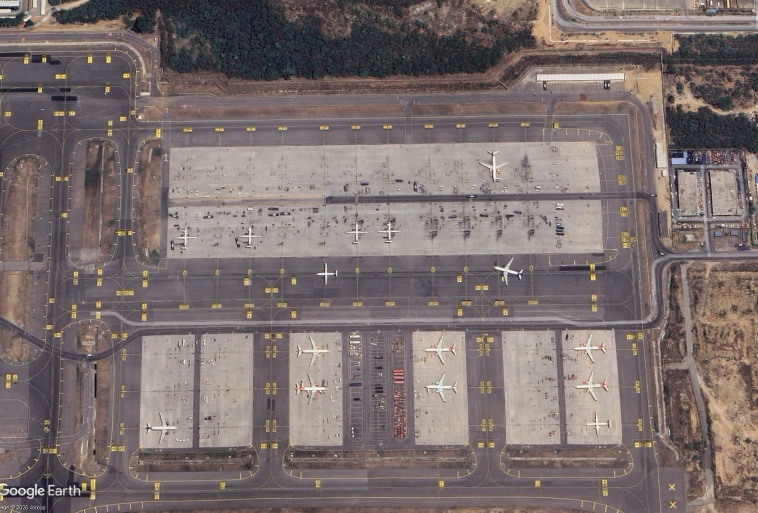
#> input picture Media/parking.jpg, 1516 x 1026 px (shown at 1/2 size)
$ python parking_setup.py --image ../../Media/parking.jpg
#> lines starting #> are read from the running program, lines starting #| are printed output that depends on the picture; after the words box and inside, x2 and y2 are one past the last pixel; in counts of white or black regions, pixels touching at a corner belong together
#> in __init__, self.img is the input picture: shape (1026, 1516, 3); mean B, G, R 109.4, 111.1, 122.8
### Code/Common/base_editor.py


import cv2
import json
import numpy as np
import os
from abc import ABC, abstractmethod
from typing import List, Dict, Any, Optional, Tuple


class BaseEditor(ABC):
    def __init__(self, window_name: str, image_path: str):
        self.window_name = window_name
        self.image_path = image_path

        self.img = cv2.imread(image_path)
        if self.img is None:
            raise FileNotFoundError(f"Image not found: {image_path}")

        self.orig_h, self.orig_w = self.img.shape[:2]
        self.window_w, self.window_h = self.orig_w, self.orig_h

        self.zoom = 1.0
        self.min_zoom = 0.5
        self.max_zoom = 5.0
        self.zoom_step = 0.2

        self.view_x = 0.0
        self.view_y = 0.0

        self.is_drawing = False
        self.start_x = 0
        self.start_y = 0
        self.last_x = 0
        self.last_y = 0
        self.mouse_x = 0
        self.mouse_y = 0
        self.dragging = False

        self.boxes: List[Tuple] = []
        self.current_box: Optional[Tuple] = None

        self.colors = [
            (0, 255, 0), (0, 165, 255), (255, 0, 0), (255, 255, 0),
            (255, 0, 255), (0, 255, 255), (128, 0, 128), (255, 128, 0)
        ]

        self.label_prefix = "B"

    def get_color(self, idx: int) -> Tuple:
        return self.colors[idx % len(self.colors)]

    def screen_to_image(self, sx: int, sy: int) -> Tuple[int, int]:
        real_x = int(self.view_x + sx / self.zoom)
        real_y = int(self.view_y + sy / self.zoom)
        return real_x, real_y

    # [17 lines left out: functions image_to_screen, clamp_view, get_box_coords, not called in this run]

    def is_point_in_box(self, px: int, py: int, box: Tuple) -> bool:
        x1, y1, x2, y2 = self.get_box_coords(box)
        return x1 <= px <= x2 and y1 <= py <= y2

    # [53 lines left out: function mouse_handler, not called in this run]

    def is_valid_box(self, x1: int, y1: int, x2: int, y2: int) -> bool:
        return abs(x2 - x1) > 10 and abs(y2 - y1) > 10

    def add_box(self, box: Tuple):
        self.boxes.append(box)

    @abstractmethod
    def on_draw_start(self, x: int, y: int):
        pass

    @abstractmethod
    def on_draw_move(self, x: int, y: int):
        pass

    @abstractmethod
    def on_box_added(self, box: Tuple):
        pass

    @abstractmethod
    def on_invalid_box(self):
        pass

    # [6 lines left out: function on_right_click, not called in this run]

    def on_delete(self, idx: int, box: Tuple):
        print(f"Deleted: {self.label_prefix}{idx + 1}")

    # [5 lines left out: function undo, not called in this run]

    def clear_all(self):
        self.boxes.clear()
        print("Cleared all boxes")

    # [7 lines left out: function draw_box, not called in this run]

    def draw_info_panel(self, display, extra_text: str = ""):
        panel_h = 100
        cv2.rectangle(display, (0, 0), (300, panel_h), (0, 0, 0), -1)
        cv2.putText(display, self.window_name.upper(), (10, 25),
                    cv2.FONT_HERSHEY_SIMPLEX, 0.6, (255, 255, 255), 2)
        cv2.putText(display, f"Boxes: {len(self.boxes)}", (10, 50),
                    cv2.FONT_HERSHEY_SIMPLEX, 0.5, (255, 255, 255), 1)
        cv2.putText(display, f"Zoom: {self.zoom:.1f}x", (10, 70),
                    cv2.FONT_HERSHEY_SIMPLEX, 0.5, (255, 255, 255), 1)
        img_x, img_y = self.screen_to_image(self.mouse_x, self.mouse_y)
        cv2.putText(display, f"Pos: ({img_x},{img_y})", (10, 90),
                    cv2.FONT_HERSHEY_SIMPLEX, 0.4, (200, 200, 200), 1)

        if extra_text:
            cv2.putText(display, extra_text, (310, 90),
                        cv2.FONT_HERSHEY_SIMPLEX, 0.4, (0, 255, 255), 1)

    def render(self, display):
        view_w = int(self.window_w / self.zoom)
        view_h = int(self.window_h / self.zoom)

        view_x_c = max(0, min(self.view_x, self.orig_w - view_w))
        view_y_c = max(0, min(self.view_y, self.orig_h - view_h))

        roi = self.img[int(view_y_c):int(view_y_c)+view_h, int(view_x_c):int(view_x_c)+view_w]
        if display is None:
            display = np.zeros((int(view_h * self.zoom), int(view_w * self.zoom), 3), dtype=np.uint8)
        else:
            display = cv2.resize(roi, (int(view_w * self.zoom), int(view_h * self.zoom)))

        for i, box in enumerate(self.boxes):
            color = self.get_color(i)
            self.draw_box(display, box, color, f"{self.label_prefix}{i+1}")

        if self.current_box:
            color = self.get_color(len(self.boxes))
            self.draw_box(display, self.current_box, color, f"{self.label_prefix}{len(self.boxes)+1}", 2)

        return display

    @abstractmethod
    def get_save_data(self) -> Dict[str, Any]:
        pass

    # [5 lines left out: function save, not called in this run]

    def run(self, save_path: str):
        cv2.namedWindow(self.window_name, cv2.WINDOW_NORMAL)
        cv2.resizeWindow(self.window_name, self.window_w, self.window_h)
        cv2.setMouseCallback(self.window_name, self.mouse_handler)

        self.print_instructions()

        while True:
            display = self.render(np.zeros((self.window_h, self.window_w, 3), dtype=np.uint8))
            extra = self.get_extra_info()
            self.draw_info_panel(display, extra)
#> in draw_info_panel, `cv2.putText(display, self.window_name.upper(), (10, 25), cv2.FONT_HERS..`:
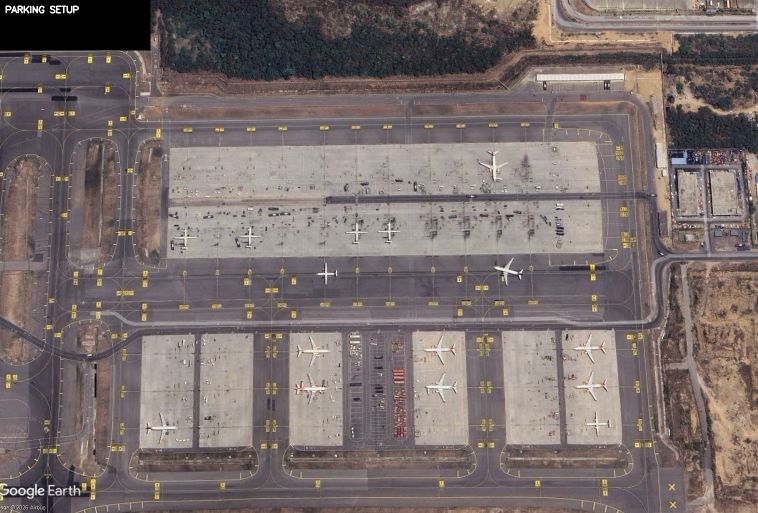
#> display: shape (1026, 1516, 3) (shown at 1/2 size); mean B, G, R 107.7, 109.4, 120.9
#> in draw_info_panel, `cv2.putText(display, f"Boxes: {len(self.boxes)}", (10, 50), cv2.FONT_H..`: display: shape (1026, 1516, 3); 0.01% of pixels changed, all inside (x1, y1, x2, y2) = (12, 40, 79, 51)
#> in draw_info_panel, `cv2.putText(display, f"Zoom: {self.zoom:.1f}x", (10, 70), cv2.FONT_HER..`: display: shape (1026, 1516, 3); mean B, G, R 107.7, 109.4, 120.9
#> in draw_info_panel, `cv2.putText(display, f"Pos: ({img_x},{img_y})", (10, 90), cv2.FONT_HER..`: display: shape (1026, 1516, 3); mean B, G, R 107.8, 109.4, 120.9

            cv2.imshow(self.window_name, display)
            key = cv2.waitKey(1) & 0xFF
#> (key Esc is pressed here)

            if key == 27:
                cv2.destroyAllWindows()
                exit()
#> (the program exits here)

$ run again, with Media/restricted.jpg copied over Media/parking.jpg
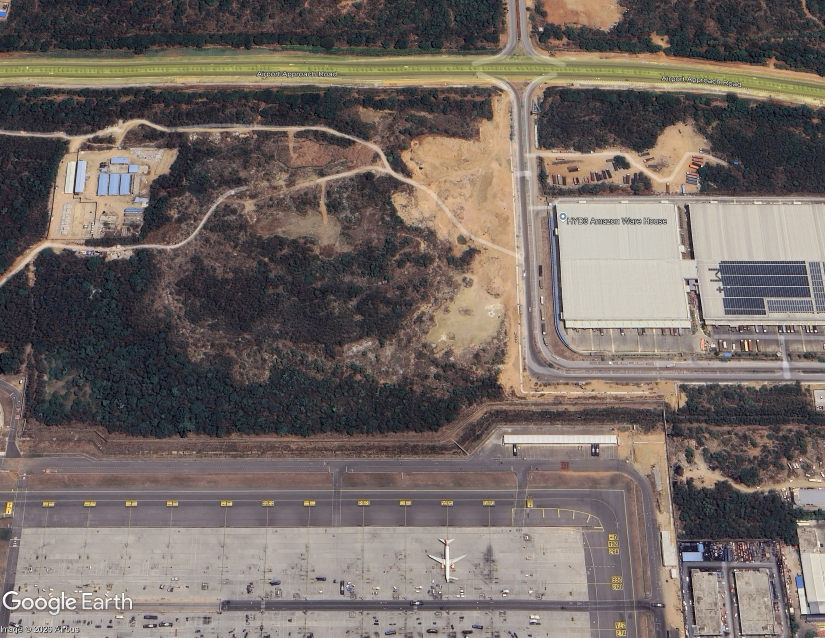
#> input picture Media/restricted.jpg, 1650 x 1275 px (shown at 1/2 size)
#> in __init__, self.img is the input picture: shape (1275, 1650, 3); mean B, G, R 99.9, 104.6, 114.5
#> in draw_info_panel, `cv2.putText(display, self.window_name.upper(), (10, 25), cv2.FONT_HERS..`:
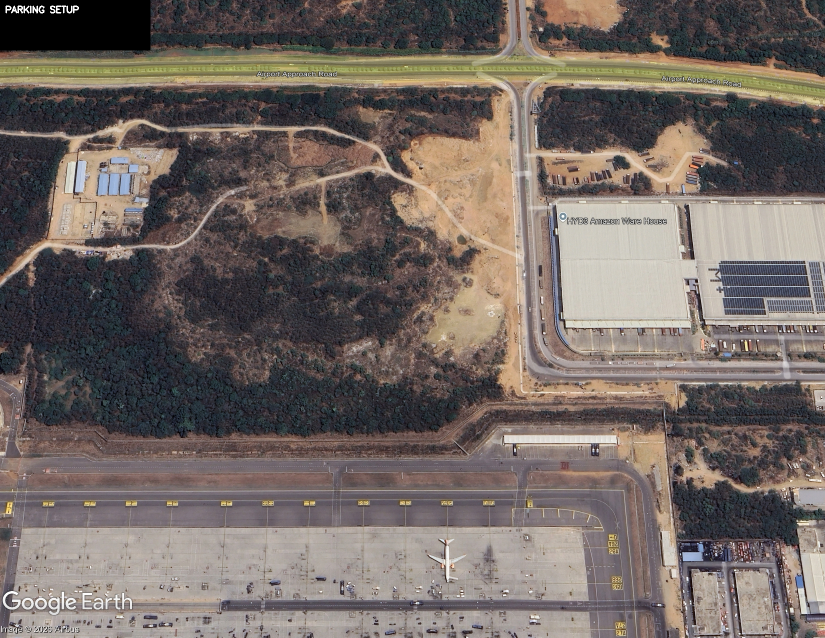
#> display: shape (1275, 1650, 3) (shown at 1/2 size); mean B, G, R 99.2, 104.1, 113.9

$ run again, with Media/terminal.jpg copied over Media/parking.jpg
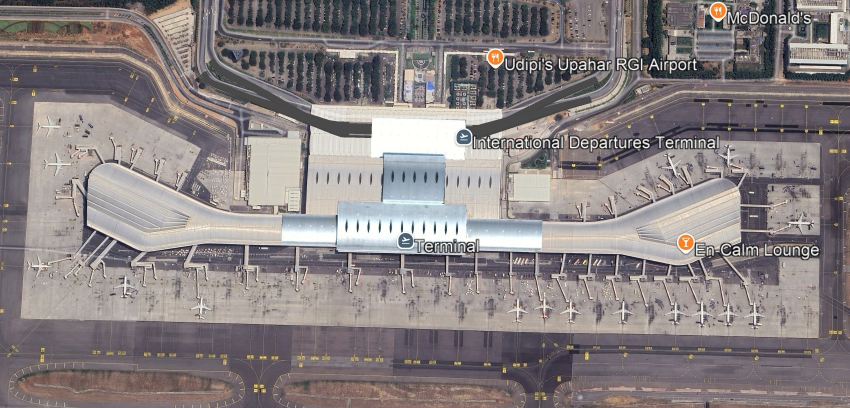
#> input picture Media/terminal.jpg, 1699 x 816 px (shown at 1/2 size)
#> in __init__, self.img is the input picture: shape (816, 1699, 3); mean B, G, R 129.6, 129, 136.4
#> in draw_info_panel, `cv2.putText(display, self.window_name.upper(), (10, 25), cv2.FONT_HERS..`:
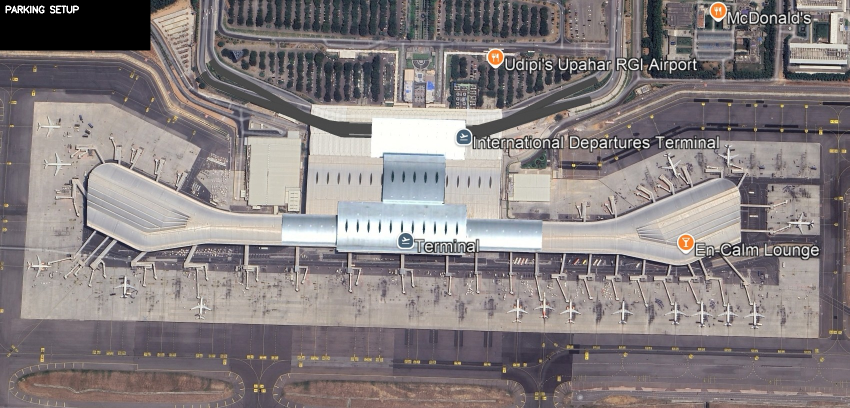
#> display: shape (816, 1699, 3) (shown at 1/2 size); mean B, G, R 127.8, 127, 134.1
